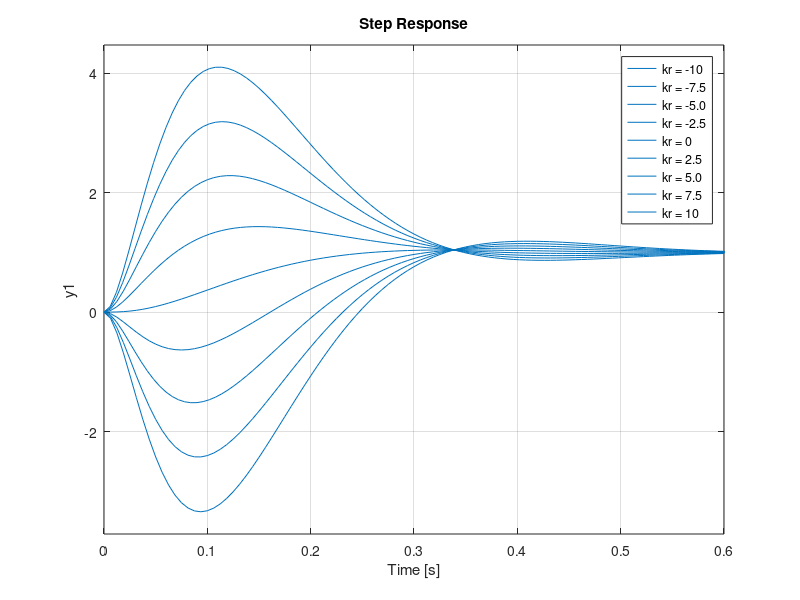

The MATLAB script that drew this image:
clc
close all
clear 
%%



A = [0 1 0;
     0 0 1;
     0 0 -3];
B = [0;0;600];



K_clp = [-10+10*j; -10-10*j; -50]; 

k = place(A,B,K_clp);


x = 1;
A_bar = A-B*k;
B_bar = [-1; 0 ; 600*x];
C = [0 1 0];

sys_cl = ss(A_bar, B_bar, C, 0);

sys_tf = tf(sys_cl);

% plotting 

for x =-10:2.5:10

    A_bar = A-B*k;
    B_bar = [-1; 0 ; 600*x];
    C = [0 1 0];
    
    sys_cl = ss(A_bar, B_bar, C, 0);
    
    sys_tf = tf(sys_cl);
    step(sys_tf)
    hold on
    grid on
end

legend("kr = -10","kr = -7.5","kr = -5.0","kr = -2.5","kr = 0","kr = 2.5","kr = 5.0","kr = 7.5","kr = 10")
